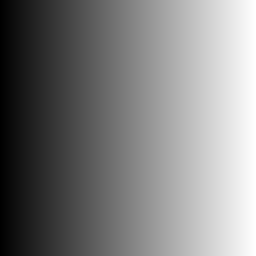
#> input picture 2017-18/Thresholding/img.jpg, 256 x 256 px
$ jupyter execute OpenCV_Thresholding.ipynb
#> lines starting #> are read from the running program, lines starting #| are printed output that depends on the picture; after the words box and inside, x2 and y2 are one past the last pixel; in counts of white or black regions, pixels touching at a corner belong together
# Image Thresholding

### What is  Thresholding?

        Thresholding is the simplest segmentation technique. From a grayscale image, thresholding can be used to create binary images.

### 1. Simple Thresholding

        In Simple Thresholding if pixel value is greater than a threshold value, it is assigned one value, else it  is assigned another value.

[cell 1]
import cv2
import numpy as np
from matplotlib import pyplot as plt

img = cv2.imread('img.jpg',0)
#> img is the input picture: shape (256, 256); min 0, max 255, mean 127.5
img2 = cv2.imread('sudoku.jpg',0)
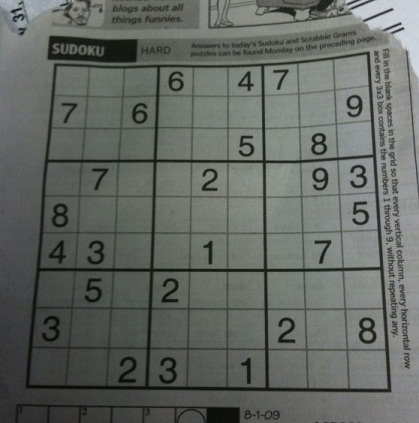
#> input picture 2017-18/Thresholding/sudoku.jpg, 419 x 423 px
#> img2: shape (423, 419); min 5, max 218, mean 101.9
img3=cv2.imread('Shape.png',0)
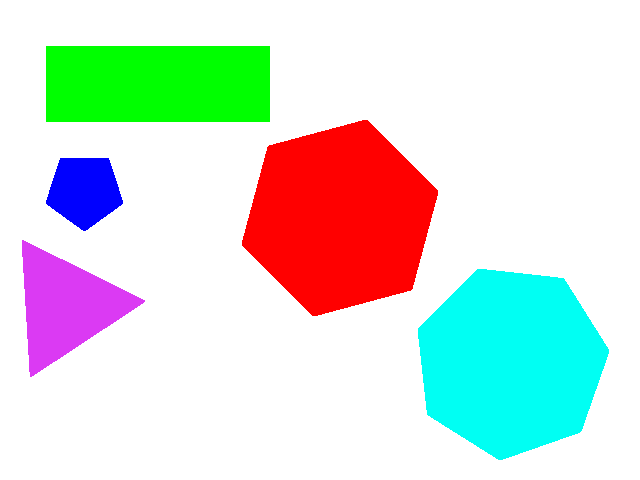
#> input picture 2017-18/Thresholding/Shape.png, 640 x 480 px
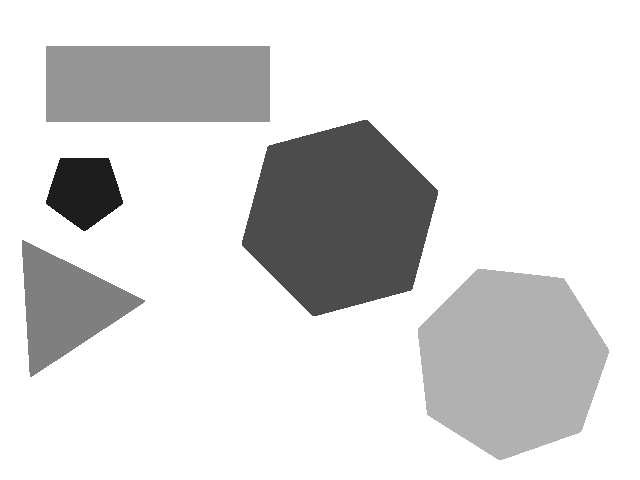
#> img3: shape (480, 640); min 29, max 255, mean 220

Reading an image and storing as Grayscale Image

[cell 2]
ret,thresh1 = cv2.threshold(img,127,255,cv2.THRESH_BINARY)
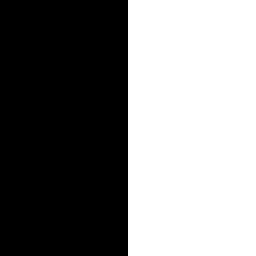
#> thresh1: shape (256, 256); 50% white; 1 white region, box (x1, y1, x2, y2) and area: (128, 0, 256, 256) 32768
ret,thresh2 = cv2.threshold(img,127,255,cv2.THRESH_BINARY_INV)
#> thresh2: shape (256, 256); 50% white; 1 white region, box (x1, y1, x2, y2) and area: (0, 0, 128, 256) 32768
ret,thresh3 = cv2.threshold(img,127,255,cv2.THRESH_TRUNC)
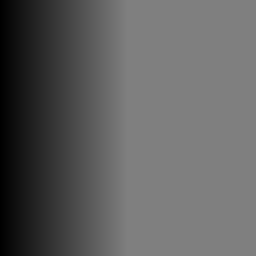
#> thresh3: shape (256, 256); min 0, max 127, mean 95.2
ret,thresh4 = cv2.threshold(img,127,255,cv2.THRESH_TOZERO)
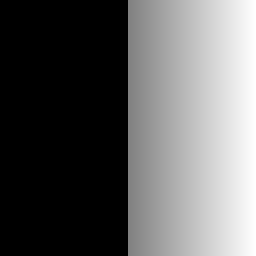
#> thresh4: shape (256, 256); min 0, max 255, mean 95.8
ret,thresh5 = cv2.threshold(img,127,255,cv2.THRESH_TOZERO_INV)
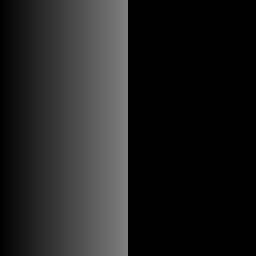
#> thresh5: shape (256, 256); min 0, max 127, mean 31.8

First argument in the function cv2.threshold is the source image. Second argument is the threshold value which is used to classify the pixel values. Third argument is the maxVal which represents the value to be given if pixel value is more than (sometimes less than) the threshold value. Fourth argument is for style of Thresholding.The function has 2 output params ret and thresh ,thresholded image is stored in thresh and ret is the threshold parameter (Only in this case).

[cell 3]
titles = ['Original Image','BINARY','BINARY_INV','TRUNC','TOZERO','TOZERO_INV']
images = [img, thresh1, thresh2, thresh3, thresh4, thresh5]

for i in np.arange(6):
    plt.imshow(images[i],'gray')
    plt.title(titles[i])
    plt.show()

### 2. Adaptive Thresholding

                In Simple Thresholding we used a global value as threshold value. But it may not be good in all the conditions where image has different lighting conditions. In that case, we go for adaptive thresholding. In this, the algorithm calculate the threshold for a small regions of the image. So we get different thresholds for different regions of the same image and it gives us better results for images with varying illumination.

Lets try thresholding on Sudoku image

[cell 4]
ret,th1 = cv2.threshold(img2,127,255,cv2.THRESH_BINARY)
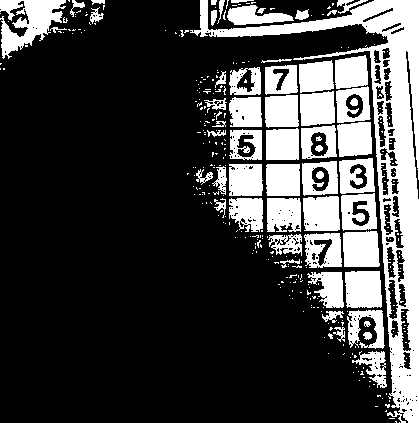
#> th1: shape (423, 419); 25.6% white; 333 white regions (274 under 20 px), largest, box (x1, y1, x2, y2) and area: (190, 0, 419, 423) 14935, (0, 0, 66, 59) 2037, (345, 271, 382, 308) 1282

[cell 5]
th2 = cv2.adaptiveThreshold(img2,255,cv2.ADAPTIVE_THRESH_MEAN_C,cv2.THRESH_BINARY,11,2)
#> th2: shape (423, 419); 73% white; 2115 black regions (1905 under 20 px), largest, box (x1, y1, x2, y2) and area: (25, 51, 392, 393) 18441, (208, 0, 394, 33) 1810, (47, 36, 139, 62) 1408
th3 = cv2.adaptiveThreshold(img2,255,cv2.ADAPTIVE_THRESH_GAUSSIAN_C,cv2.THRESH_BINARY,11,2)
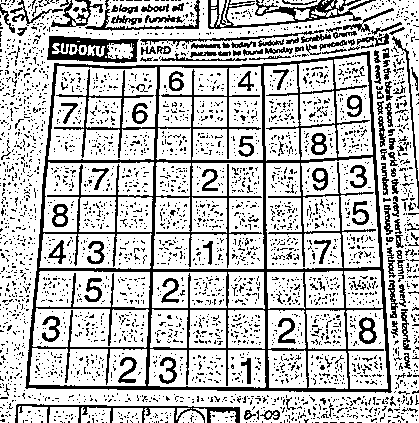
#> th3: shape (423, 419); 74.8% white; black in thin lines or dots

The function has 6 input params and 1 output params.
Adaptive Method - It decides how thresholding value is calculated.
cv2.ADAPTIVE_THRESH_MEAN_C : threshold value is the mean of neighbourhood area.
cv2.ADAPTIVE_THRESH_GAUSSIAN_C : threshold value is the weighted sum of neighbourhood values where weights are a gaussian window.
Block Size - It decides the size of neighbourhood area.
C - It is just a constant which is subtracted from the mean or weighted mean calculated.

[cell 6]
titles = [ 'Global Thresholding (v = 127)',
            'Adaptive Mean Thresholding', 'Adaptive Gaussian Thresholding']
images = [th1, th2, th3]

for i in np.arange(3):
    plt.imshow(images[i],'gray')
    plt.title(titles[i])
    plt.show()

#### Otsu's Thresholding

                        In global thresholding, we used an arbitrary value for threshold value, right? So, how can we know a value we selected is good or not? Answer is, trial and error method. But consider a bimodal image (In simple words, bimodal image is an image whose histogram has two peaks). For that image, we can approximately take a value in the middle of those peaks as threshold value, right ? That is what Otsu binarization does. So in simple words, it automatically calculates a threshold value from image histogram for a bimodal image. (For images which are not bimodal, binarization won’t be accurate.)

                        For this, our cv2.threshold() function is used, but pass an extra flag, cv2.THRESH_OTSU. For threshold value, simply pass zero. Then the algorithm finds the optimal threshold value and returns you as the second output, retVal. If Otsu thresholding is not used, retVal is same as the threshold value you used.


Lets try thresholding on this color image.

[cell 7]
ret,th1 = cv2.threshold(img3,127,255,cv2.THRESH_BINARY)
#> th1: shape (480, 640); 87.1% white; 3 black regions, box (x1, y1, x2, y2) and area: (242, 120, 438, 316) 27151, (22, 240, 145, 377) 8418, (46, 158, 123, 231) 3999
th2 = cv2.adaptiveThreshold(img3,255,cv2.ADAPTIVE_THRESH_MEAN_C,cv2.THRESH_BINARY,11,2)
#> th2: shape (480, 640); 95.6% white; 5 black regions, box (x1, y1, x2, y2) and area: (242, 120, 438, 316) 3568, (418, 269, 609, 460) 3371, (46, 46, 270, 122) 2900, (22, 240, 145, 377) 2300, (46, 158, 123, 231) 1373
th3 = cv2.adaptiveThreshold(img3,255,cv2.ADAPTIVE_THRESH_GAUSSIAN_C,cv2.THRESH_BINARY,11,2)
#> th3: shape (480, 640); 96.7% white; 5 black regions, box (x1, y1, x2, y2) and area: (242, 120, 438, 316) 2666, (418, 269, 609, 460) 2393, (46, 46, 270, 122) 2340, (22, 240, 145, 377) 1713, (46, 158, 123, 231) 1071
ret2,th4 = cv2.threshold(img3,0,255,cv2.THRESH_BINARY+cv2.THRESH_OTSU)
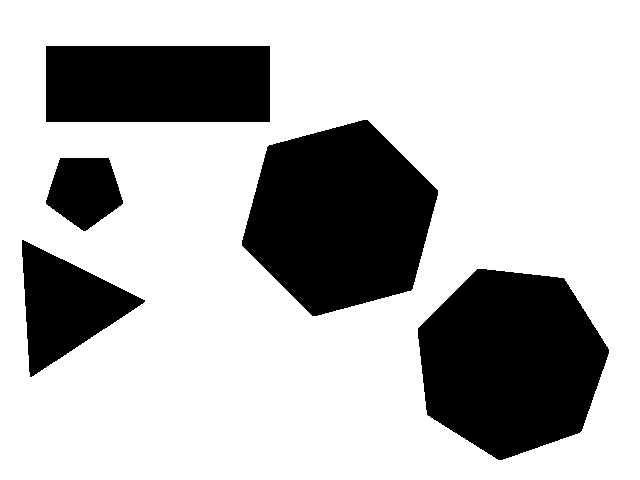
#> th4: shape (480, 640); 72.8% white; 5 black regions, box (x1, y1, x2, y2) and area: (242, 120, 438, 316) 27151, (418, 269, 609, 460) 26949, (46, 46, 270, 122) 17024, (22, 240, 145, 377) 8418, (46, 158, 123, 231) 3999
#> ret2 = 177

titles = [ 'Global Thresholding(127) ','Adaptive Mean Thresholding', 'Adaptive Gaussian Thresholding','Otsu Thresholding']
images = [th1, th2, th3,th4]

for i in np.arange(4):
    plt.imshow(images[i],'gray')
    plt.title(titles[i])
    plt.show()
print('Threshold value:',ret2)
#| Threshold value: 177.0
